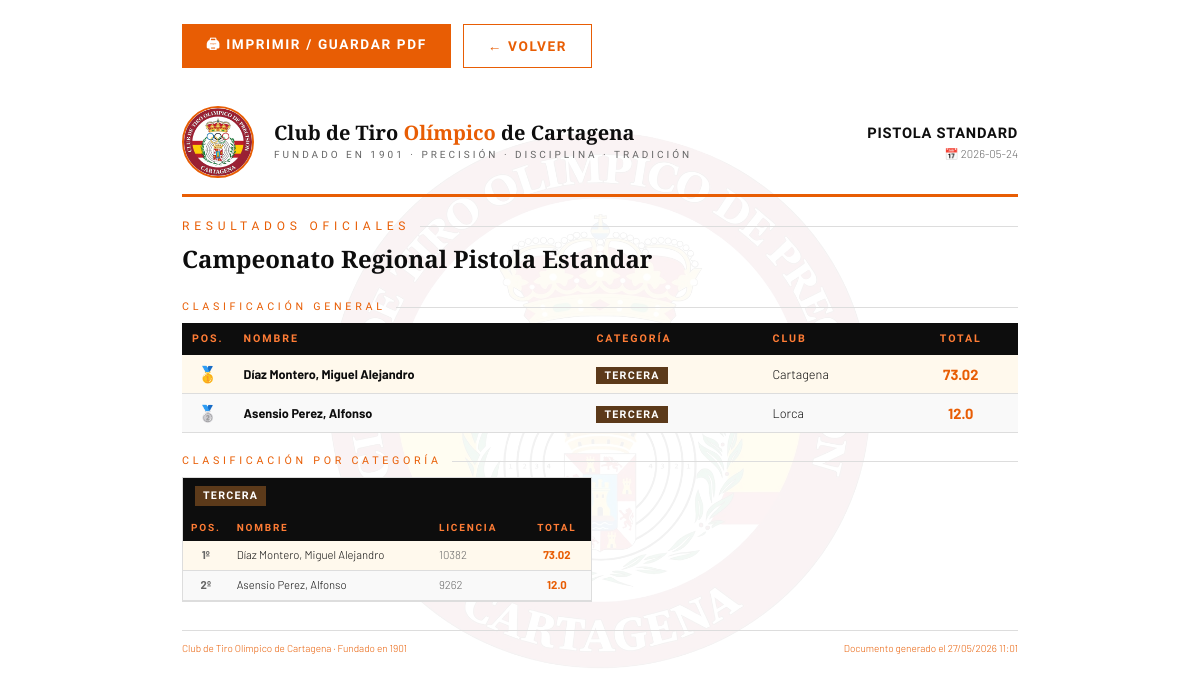
The page /competiciones/1/imprimir (signed in) on the database its author committed.
### tables this page shows
CREATE TABLE competiciones (
                id     INTEGER PRIMARY KEY AUTOINCREMENT,
                nombre TEXT NOT NULL,
                fecha  TEXT,
                modalidad TEXT DEFAULT 'Pistola Standard'
            );

CREATE TABLE inscripciones (
                id              INTEGER PRIMARY KEY AUTOINCREMENT,
                competicion_id  INTEGER NOT NULL,
                tirador_id      INTEGER NOT NULL,
                puesto          INTEGER NOT NULL,
                pagado          INTEGER DEFAULT 0, ocultar_categoria INTEGER DEFAULT 0,
                FOREIGN KEY (competicion_id) REFERENCES competiciones(id),
                FOREIGN KEY (tirador_id) REFERENCES tiradores(id),
                UNIQUE(competicion_id, puesto)
            );

CREATE TABLE tiradores (
                id        INTEGER PRIMARY KEY AUTOINCREMENT,
                nombre    TEXT NOT NULL,
                apellidos TEXT NOT NULL,
                dni       TEXT UNIQUE NOT NULL,
                licencia  TEXT,
                club      TEXT,
                categoria TEXT
            );

### app.py (the view)
@app.route("/competiciones/<int:cid>/imprimir")
@login_required
def competicion_imprimir(cid):
    db   = get_db()
    comp = db.execute("SELECT * FROM competiciones WHERE id=?", (cid,)).fetchone()
    if not comp:
        return redirect(url_for("competiciones"))
    insc_rows = db.execute("""
        SELECT i.id, i.puesto, i.pagado, i.ocultar_categoria,
               t.id as tid, t.nombre, t.apellidos, t.dni, t.licencia, t.club, t.categoria
        FROM inscripciones i
        JOIN tiradores t ON t.id = i.tirador_id
        WHERE i.competicion_id = ?
        ORDER BY i.puesto
    """, (cid,)).fetchall()
    inscripciones = []
    for row in insc_rows:
        total = calcular_total_inscripcion(row["id"], db)
        inscripciones.append(dict(row) | {"total": total})
    visibles = [i for i in inscripciones if not i["ocultar_categoria"]]
    clasificacion = sorted([i for i in visibles if i["total"] > 0],
                           key=lambda x: -x["total"])
    por_cat = {}
    for i in clasificacion:
        por_cat.setdefault(i["categoria"], []).append(i)
    sin_puntos = [i for i in visibles if i["total"] == 0]
    for i in sin_puntos:
        por_cat.setdefault(i["categoria"], [])
    now = datetime.now().strftime('%d/%m/%Y %H:%M')
    return render_template("competicion_imprimir.html", now=now,
        comp=comp, clasificacion=clasificacion, por_cat=por_cat)

### app.py (called while the page is built)
@login_manager.user_loader
def load_user(user_id):
    db  = get_db()
    row = db.execute("SELECT * FROM usuarios WHERE id=? AND activo=1", (user_id,)).fetchone()
    if row:
        return User(row["id"], row["username"], row["rol"], row["tirador_id"])
    return None

def get_db():
    db = getattr(g, "_database", None)
    if db is None:
        db = g._database = sqlite3.connect(DB_PATH)
        db.row_factory = sqlite3.Row
    return db

def calcular_suma_serie(d1, d2, d3, d4, d5):
    total = 0
    for v in [d1, d2, d3, d4, d5]:
        try:
            total += float(v) if str(v).lower() != 'x' else 10
        except:
            pass
    return total

def calcular_total_inscripcion(insc_id, db):
    filas = db.execute(
        "SELECT d1,d2,d3,d4,d5 FROM puntuaciones WHERE inscripcion_id=?", (insc_id,)
    ).fetchall()
    return sum(calcular_suma_serie(r["d1"],r["d2"],r["d3"],r["d4"],r["d5"]) for r in filas)

### templates/competicion_imprimir.html (shortened to what this page needs)
<!DOCTYPE html>
<html lang="es">
<head>
</head>
<body>
<div class="pagina">
  <div class="acciones-imp">
    <button class="btn-imprimir" onclick="window.print()">🖨 Imprimir / Guardar PDF</button>
    <a href="/competiciones/{{ comp.id }}" class="btn-volver">← Volver</a>
  </div>
  <div class="cabecera">
    <img src="/static/escudo.png" alt="Escudo CTO Cartagena">
    <div class="cab-texto">
      <div class="cab-club">Club de Tiro <span>Olímpico</span> de Cartagena</div>
      <div class="cab-sub">Fundado en 1901 · Precisión · Disciplina · Tradición</div>
    </div>
    <div class="cab-comp">
      <div class="comp-nombre">{{ comp.modalidad }}</div>
      <div class="comp-meta">{% if comp.fecha %}📅 {{ comp.fecha }}{% else %}Fecha por confirmar{% endif %}</div>
    </div>
  </div>
  <p class="titulo-doc">Resultados oficiales</p>
  <h1 class="titulo-h1">{{ comp.nombre }}</h1>
  {% if clasificacion %}
  <p class="seccion-titulo">Clasificación general</p>
  <table>
    <thead>
      <tr>
        <th class="c" style="width:44px;">Pos.</th>
        <th>Nombre</th>
        <th>Categoría</th>
        <th>Club</th>
        <th class="c">Total</th>
      </tr>
    </thead>
    <tbody>
    {% for i in clasificacion %}
    <tr>
      <td class="c">
        <span class="pos pos-{{ loop.index if loop.index <= 3 else '' }}">
          {% if loop.index==1 %}🥇{% elif loop.index==2 %}🥈{% elif loop.index==3 %}🥉{% else %}{{ loop.index }}º{% endif %}
        </span>
      </td>
      <td><strong>{{ i.apellidos }}, {{ i.nombre }}</strong></td>
      <td><span class="cat-badge badge-{{ i.categoria|lower }}">{{ i.categoria }}</span></td>
      <td>{{ i.club }}</td>
      <td class="total">{{ i.total }}</td>
    </tr>
    {% endfor %}
    </tbody>
  </table>
  {% else %}
  <p style="color:var(--gris);margin-bottom:20px;font-size:.9rem;">Aún no hay puntuaciones registradas.</p>
  {% endif %}
  {% if por_cat %}
  <p class="seccion-titulo">Clasificación por categoría</p>
  <div class="cats-grid">
    {% for cat, lista in por_cat.items() %}
    <div class="cat-bloque">
      <div class="cat-header">
        <span class="cat-badge badge-{{ cat|lower }}">{{ cat }}</span>
      </div>
      <table>
        <thead>
          <tr>
            <th style="width:36px;">Pos.</th>
            <th>Nombre</th>
            <th>Licencia</th>
            <th class="c">Total</th>
          </tr>
        </thead>
        <tbody>
        {% for i in lista %}
        <tr>
          <td class="c" style="font-weight:700;color:var(--gris);">{{ loop.index }}º</td>
          <td>{{ i.apellidos }}, {{ i.nombre }}</td>
          <td style="color:var(--gris);">{{ i.licencia or '—' }}</td>
          <td class="total">{{ i.total }}</td>
        </tr>
        {% else %}
        <tr><td colspan="4" style="padding:8px;color:var(--gris);font-style:italic;text-align:center;">Sin puntuaciones</td></tr>
        {% endfor %}
        </tbody>
      </table>
    </div>
    {% endfor %}
  </div>
  {% endif %}
  <div class="pie">
    <span>Club de Tiro <span>Olímpico</span> de Cartagena · Fundado en 1901</span>
    <span>Documento generado el {{ now }}</span>
  </div>
</div>
</body>
</html>

### rows shown on the page
competiciones: modalidad "PISTOLA STANDARD", fecha "2026-05-24", nombre "Campeonato Regional Pistola Estandar"
inscripciones: apellidos "Díaz Montero", nombre "Miguel Alejandro", categoria "TERCERA", club "Cartagena", total "73.02", licencia "10382"
inscripciones: apellidos "Asensio Perez", nombre "Alfonso", categoria "TERCERA", club "Lorca", total "12.0", licencia "9262"
